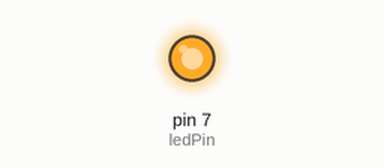
The sketch below on a simulated Arduino Uno, built with avr-gcc and run on an emulated ATmega328P. Shown: output pins drawn as LEDs (lit = HIGH).

Above: at 1.5 s.
At 4.5 s:
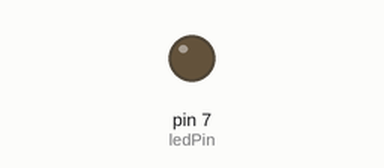
Timing chart, 0 to 7.8 s (numbered marks = the images above):
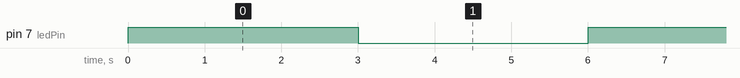

The sketch:

test_via_pin_7.ino
```cpp
// Pin where the LED is connected
int ledPin = 7;

void setup() {
  // Initialize the digital pin as an output
  pinMode(ledPin, OUTPUT);
}

void loop() {
  // Turn the LED on
  digitalWrite(ledPin, HIGH);
  // Wait for 3 seconds (3000 milliseconds)
  delay(3000);

  // Turn the LED off
  digitalWrite(ledPin, LOW);
  // Wait for another 3 seconds (3000 milliseconds)
  delay(3000);
}
```

Measured:
- by itself, pin 7 (ledPin): alternates HIGH for 3.0 s and LOW for 3.0 s
